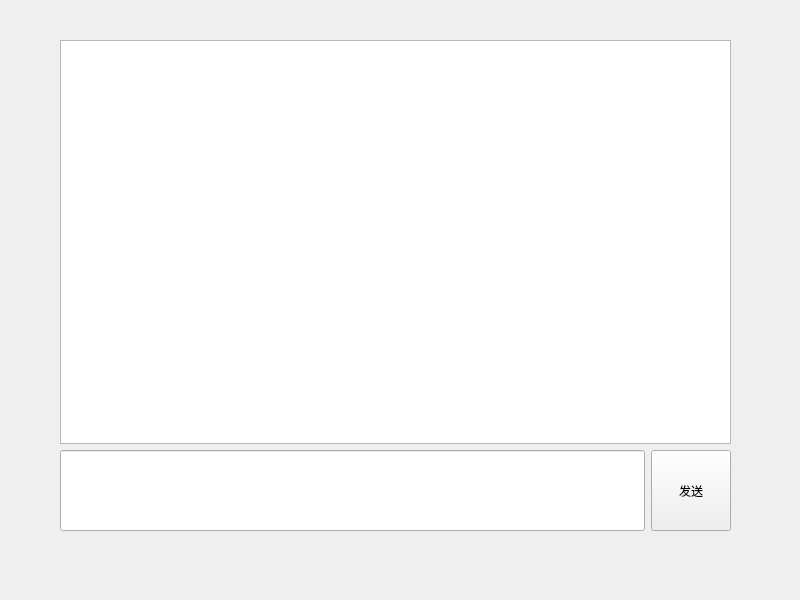
<?xml version="1.0" encoding="UTF-8"?>
<ui version="4.0">
 <class>Widget</class>
 <widget class="QWidget" name="Widget">
  <property name="geometry">
   <rect>
    <x>0</x>
    <y>0</y>
    <width>800</width>
    <height>600</height>
   </rect>
  </property>
  <property name="windowTitle">
   <string>Widget</string>
  </property>
  <widget class="QWidget" name="">
   <property name="geometry">
    <rect>
     <x>60</x>
     <y>40</y>
     <width>671</width>
     <height>491</height>
    </rect>
   </property>
   <layout class="QVBoxLayout" name="verticalLayout" stretch="5,1">
    <item>
     <widget class="QPlainTextEdit" name="plainTextEdit"/>
    </item>
    <item>
     <layout class="QHBoxLayout" name="horizontalLayout">
      <item>
       <widget class="QLineEdit" name="lineEdit">
        <property name="sizePolicy">
         <sizepolicy hsizetype="Expanding" vsizetype="Expanding">
          <horstretch>0</horstretch>
          <verstretch>0</verstretch>
         </sizepolicy>
        </property>
       </widget>
      </item>
      <item>
       <widget class="QPushButton" name="pushButton">
        <property name="sizePolicy">
         <sizepolicy hsizetype="Minimum" vsizetype="Expanding">
          <horstretch>0</horstretch>
          <verstretch>0</verstretch>
         </sizepolicy>
        </property>
        <property name="text">
         <string>发送</string>
        </property>
       </widget>
      </item>
     </layout>
    </item>
   </layout>
  </widget>
 </widget>
 <resources/>
 <connections/>
</ui>
